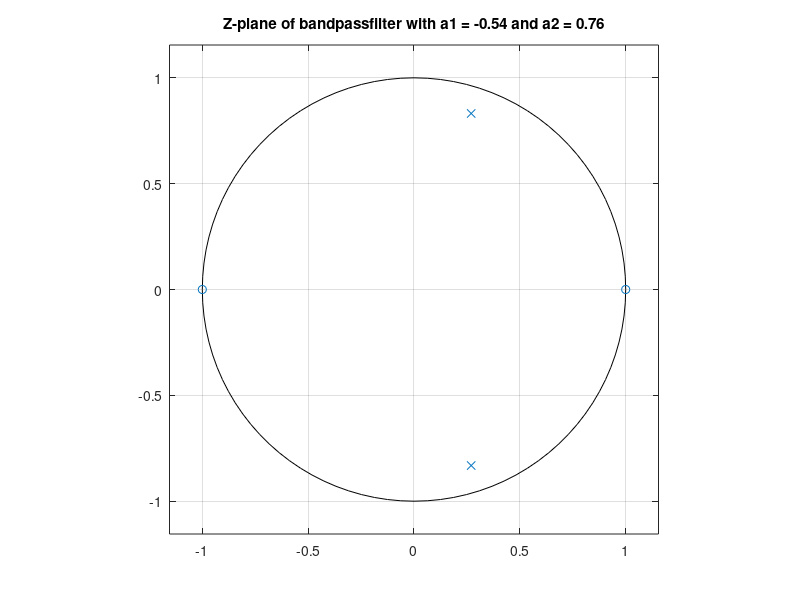
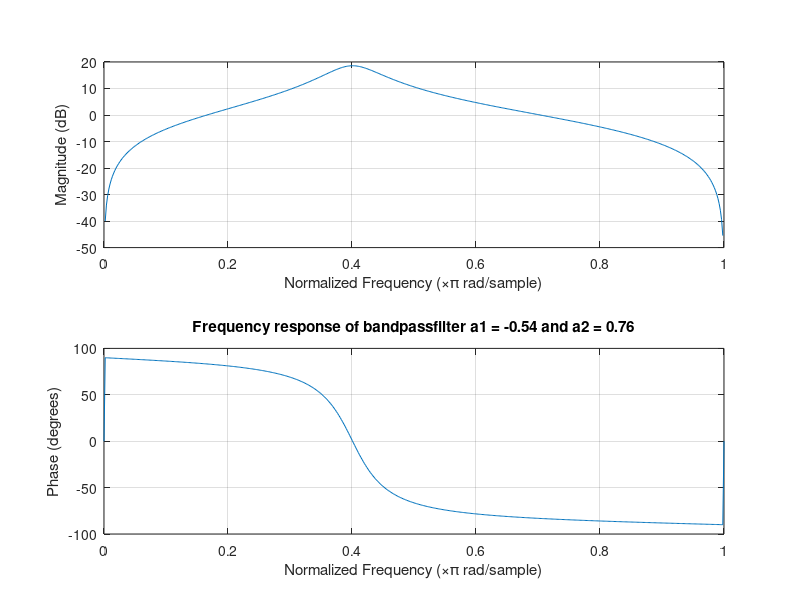

Write MATLAB code to recreate these figures, in order.
%Sebastian Van der Borght 4meii2 C1

%variabelen
ts = 0.001;
fs = 1/ts;
fc = 200;
bw = 40;

%berekenen van r en theta
r = 1 - (bw/fs)*pi
theta = 360*fc/fs

%zero's van systeem
z = [1 0 -1];

%bereken van polen
p1 = r*exp(j*theta*(pi/180));
p2 = r*exp(j*-theta*(pi/180));

%maken van transferfuntie
p = [p1 p2];
p = poly(p)

%plot van zero en pool
figure(1)
zplane(z,p)
title('Z-plane of bandpassfilter with a1 = -0.54 and a2 = 0.76');

%plot van amplitude- en faseresponsie in het discrete frequentie domein
figure(2)
freqz(z,p)
title('Frequency response of bandpassfilter a1 = -0.54 and a2 = 0.76');